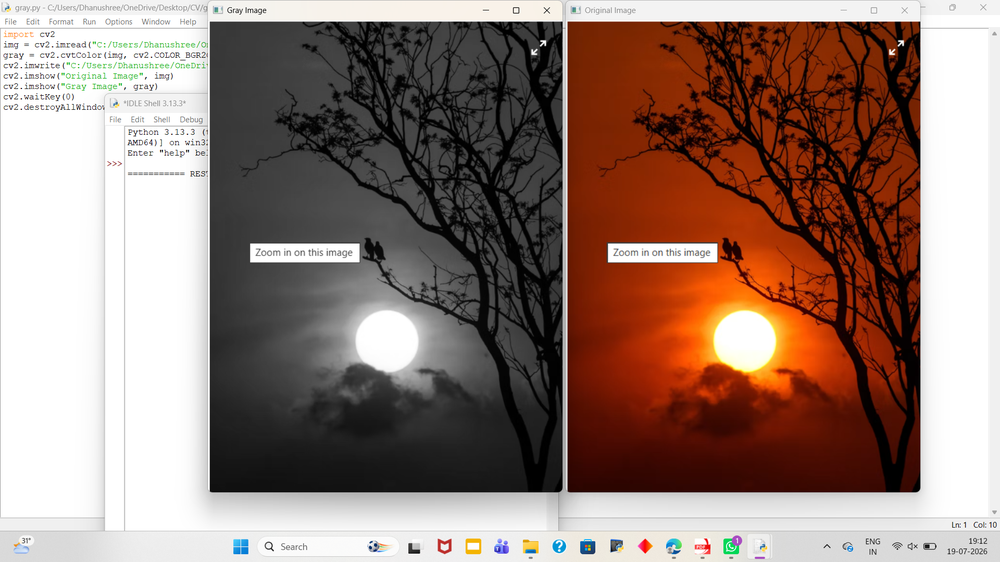
#> input picture EXP 1.png, 1000 x 562 px, shrunk from 1920 x 1080 before the run
$ python 'EXP5_HISTOGRAM EQUALIZATION.py'
#> lines starting #> are read from the running program, lines starting #| are printed output that depends on the picture
from google.colab import files
import cv2
import matplotlib.pyplot as plt

# Step 1: Upload Image
uploaded = files.upload()
#> the answer given: EXP 1.png

# Step 2: Get uploaded file name
filename = list(uploaded.keys())[0]

# Step 3: Read the image
image = cv2.imread(filename)
#> image is the input picture: shape (562, 1000, 3); mean B, G, R 118.1, 127, 150

# Check if image is loaded
if image is None:
    print("Error: Image not found!")
else:
    # Convert BGR to RGB for display
    image_rgb = cv2.cvtColor(image, cv2.COLOR_BGR2RGB)

    # Display Original Image
    plt.figure(figsize=(6,6))
    plt.imshow(image_rgb)
    plt.title("Original Image")
    plt.axis("off")
    plt.show()

    # Plot Histogram for Blue, Green, and Red channels
    colors = ('b', 'g', 'r')

    plt.figure(figsize=(8,5))
    for i, color in enumerate(colors):
        hist = cv2.calcHist([image], [i], None, [256], [0, 256])
        plt.plot(hist, color=color)
        plt.xlim([0, 256])

    plt.title("Color Histogram")
    plt.xlabel("Pixel Intensity")
    plt.ylabel("Number of Pixels")
    plt.grid()
    plt.show()
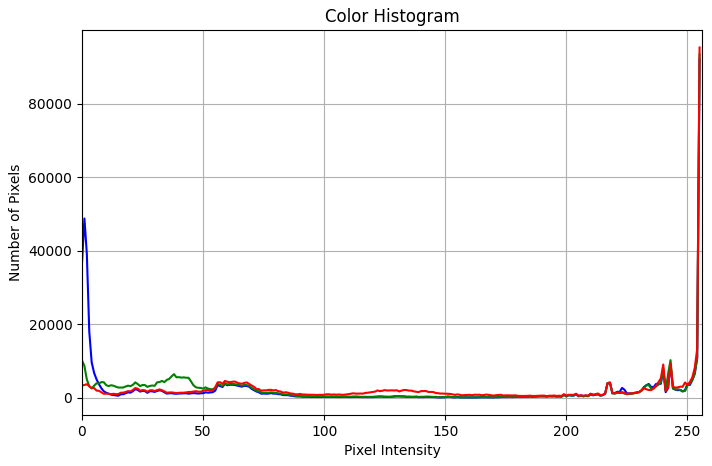
#> figure drawn by matplotlib, 1 panel; curve peaks at x = 255, y = 91963; curve peaks at x = 255, y = 93338; curve peaks at x = 255, y = 95228

$ run again, on EXP 3.png
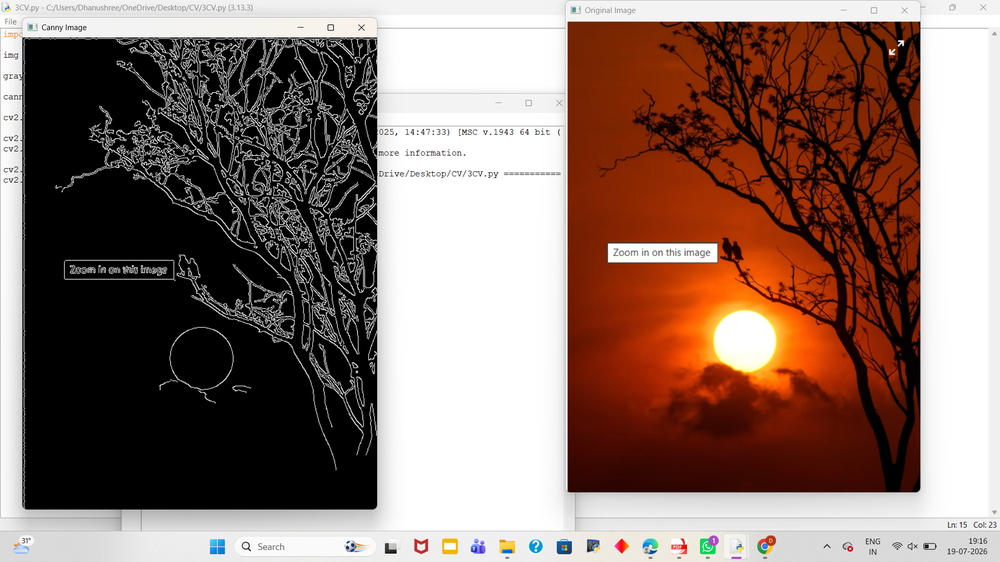
#> input picture EXP 3.png, 1000 x 562 px, shrunk from 1920 x 1080 before the run
#> image is the input picture: shape (562, 1000, 3); mean B, G, R 106.9, 115.6, 138.9
#> `plt.show()`:
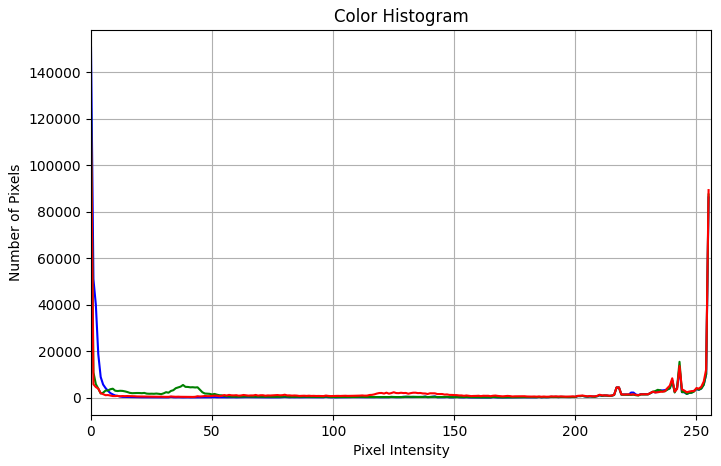
#> figure drawn by matplotlib, 1 panel; curve peaks at x = 0, y = 150729; curve peaks at x = 0, y = 124196; curve peaks at x = 0, y = 117353

$ run again, on EXP 4.png
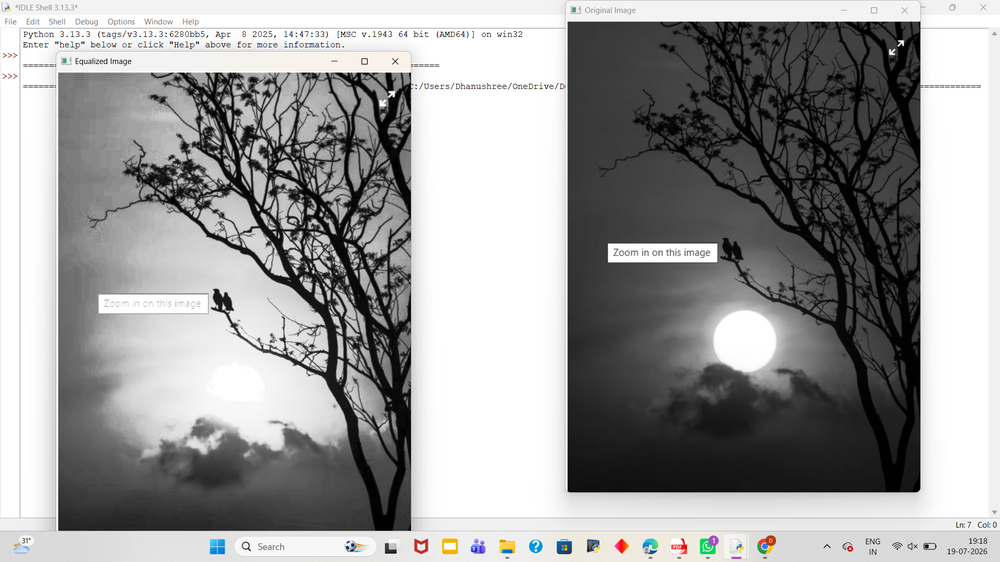
#> input picture EXP 4.png, 1000 x 562 px, shrunk from 1920 x 1080 before the run
#> image is the input picture: shape (562, 1000, 3); mean B, G, R 155.2, 155.3, 155.4
#> `plt.show()`:
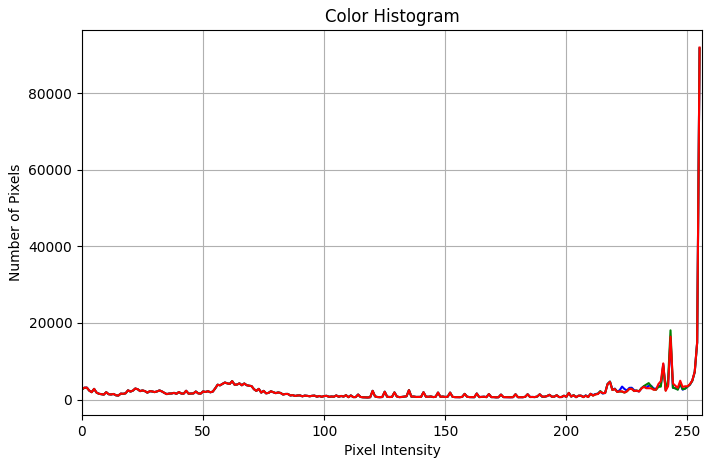
#> figure drawn by matplotlib, 1 panel; curve peaks at x = 255, y = 91680; curve peaks at x = 255, y = 91683; curve peaks at x = 255, y = 91907

$ run again, on EXP 5.png
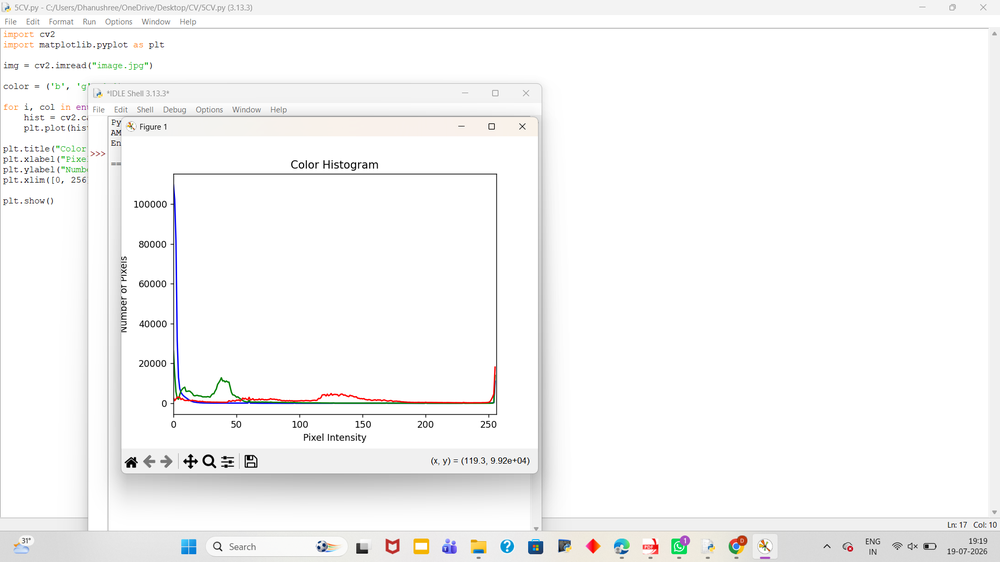
#> input picture EXP 5.png, 1000 x 562 px, shrunk from 1920 x 1080 before the run
#> image is the input picture: shape (562, 1000, 3); mean B, G, R 246.5, 246.7, 246.9
#> `plt.show()`:
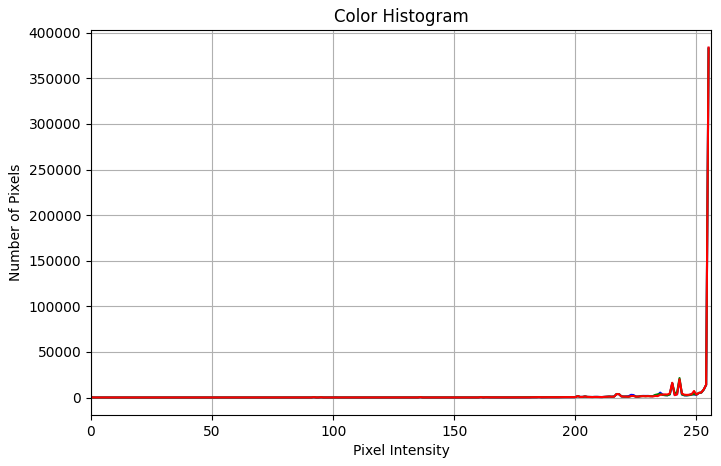
#> figure drawn by matplotlib, 1 panel; curve peaks at x = 255, y = 383085; curve peaks at x = 255, y = 382431; curve peaks at x = 255, y = 383898
